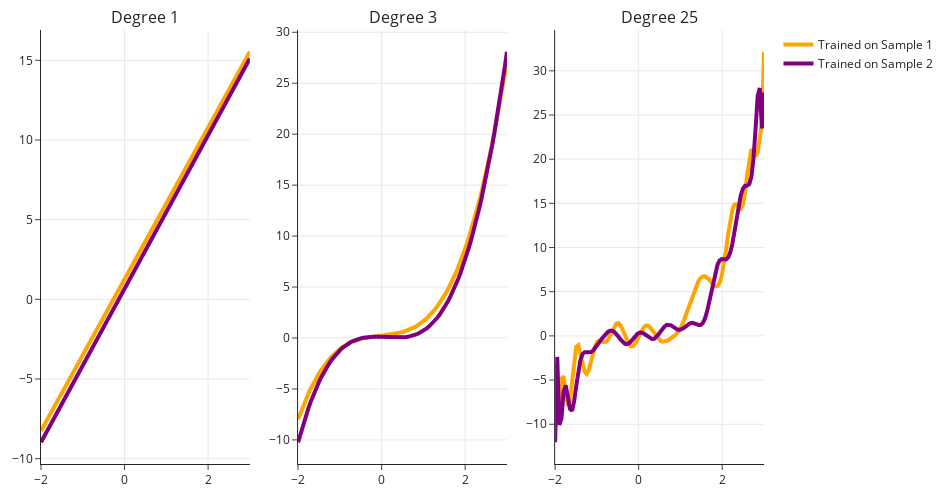

Notebook code for this chart:
### Markdown cell above
- What if we fit a degree 1, degree 3, and degree 25 polynomial **on Sample 2** as well?

### Code cell
util.plot_multiple_models(sample_1, sample_2, degs=[1, 3, 25])
